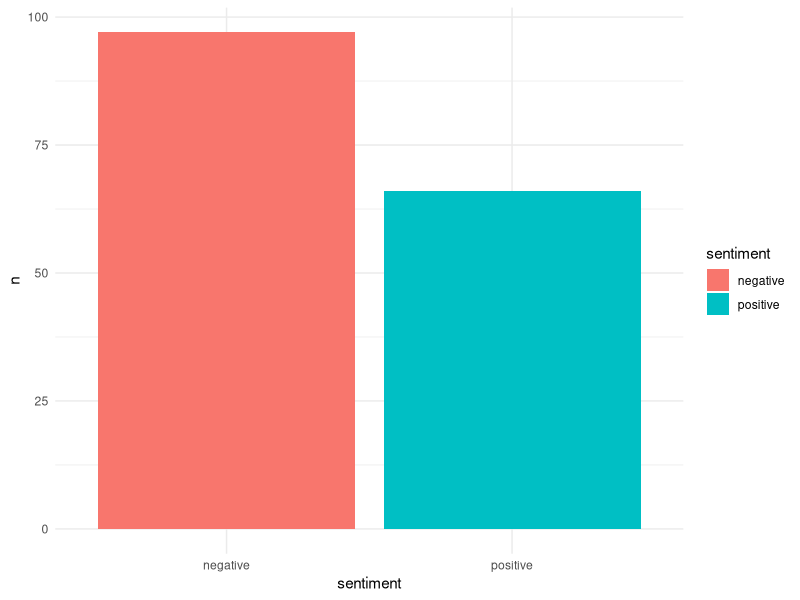

This chart was generated by the following R code:
library(tidyverse)
library(tm)
library(tidytext)

# Load the crude dataset
data("crude")

# Convert the text to a corpus
corpus <- crude

# Preprocess the data
corpus <- tm_map(corpus, content_transformer(tolower))
corpus <- tm_map(corpus, removeNumbers)
corpus <- tm_map(corpus, removePunctuation)
corpus <- tm_map(corpus, removeWords, stopwords("en"))
corpus <- tm_map(corpus, stripWhitespace)

# Convert back to a data frame for tidytext operations
docs_clean <- data.frame(text = unlist(sapply(corpus, `[`, "content")))

# Tokenization
tokens <- docs_clean %>%
    unnest_tokens(word, text)

# Word frequencies
word_freq <- tokens %>%
    count(word, sort = TRUE)

# Displaying top 10 words
head(word_freq, 10)

# Analyze sentiment
sentiments <- docs_clean %>%
    unnest_tokens(word, text) %>%
    inner_join(get_sentiments("bing"))

# Count sentiments
sentiment_counts <- sentiments %>%
    group_by(sentiment) %>%
    tally(sort = TRUE)

# Visualize sentiment distribution
sentiment_plot <- ggplot(sentiment_counts, aes(x = sentiment, y = n, fill = sentiment)) +
    geom_bar(stat = "identity") +
    theme_minimal()

sentiment_plot
